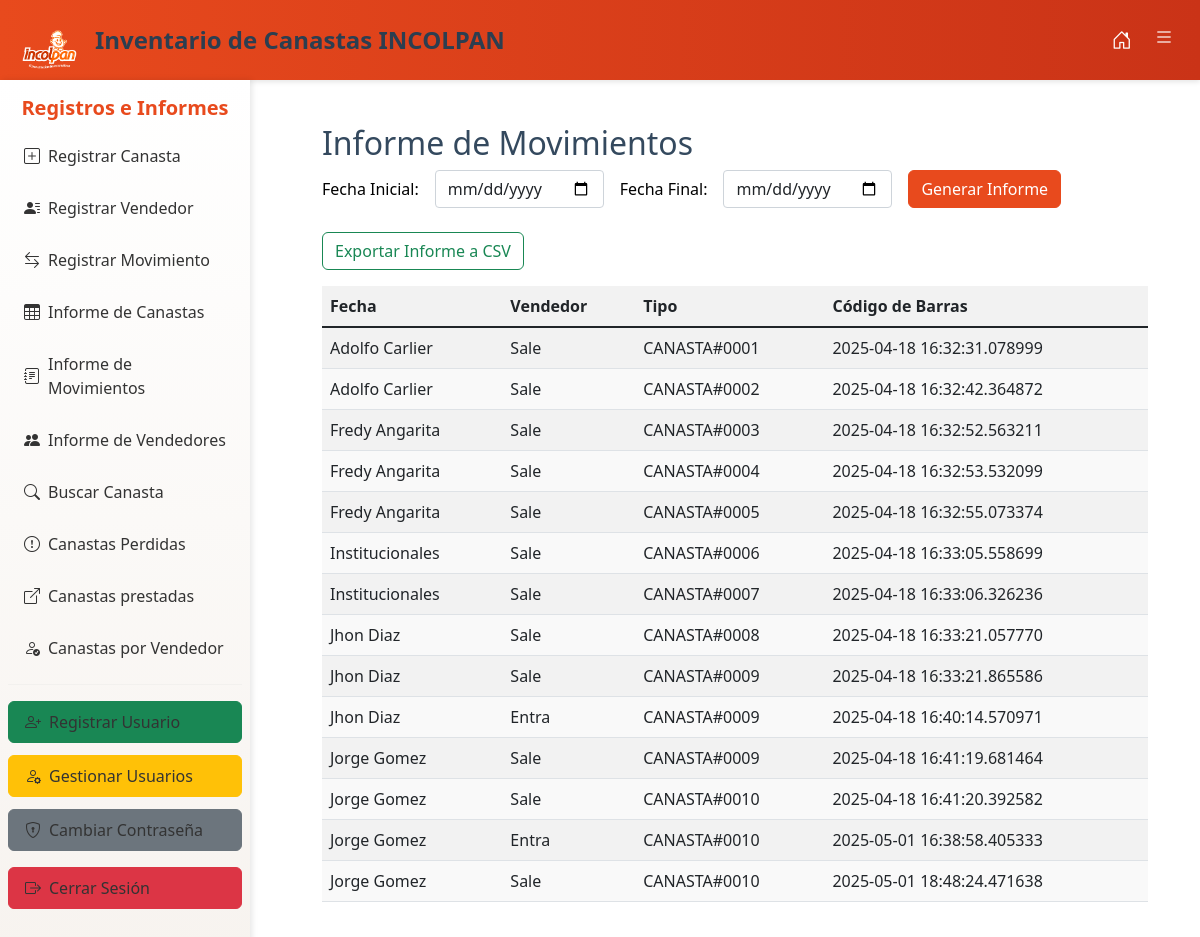
Before: /generar_informe_movimientos (signed in) with the older database file.
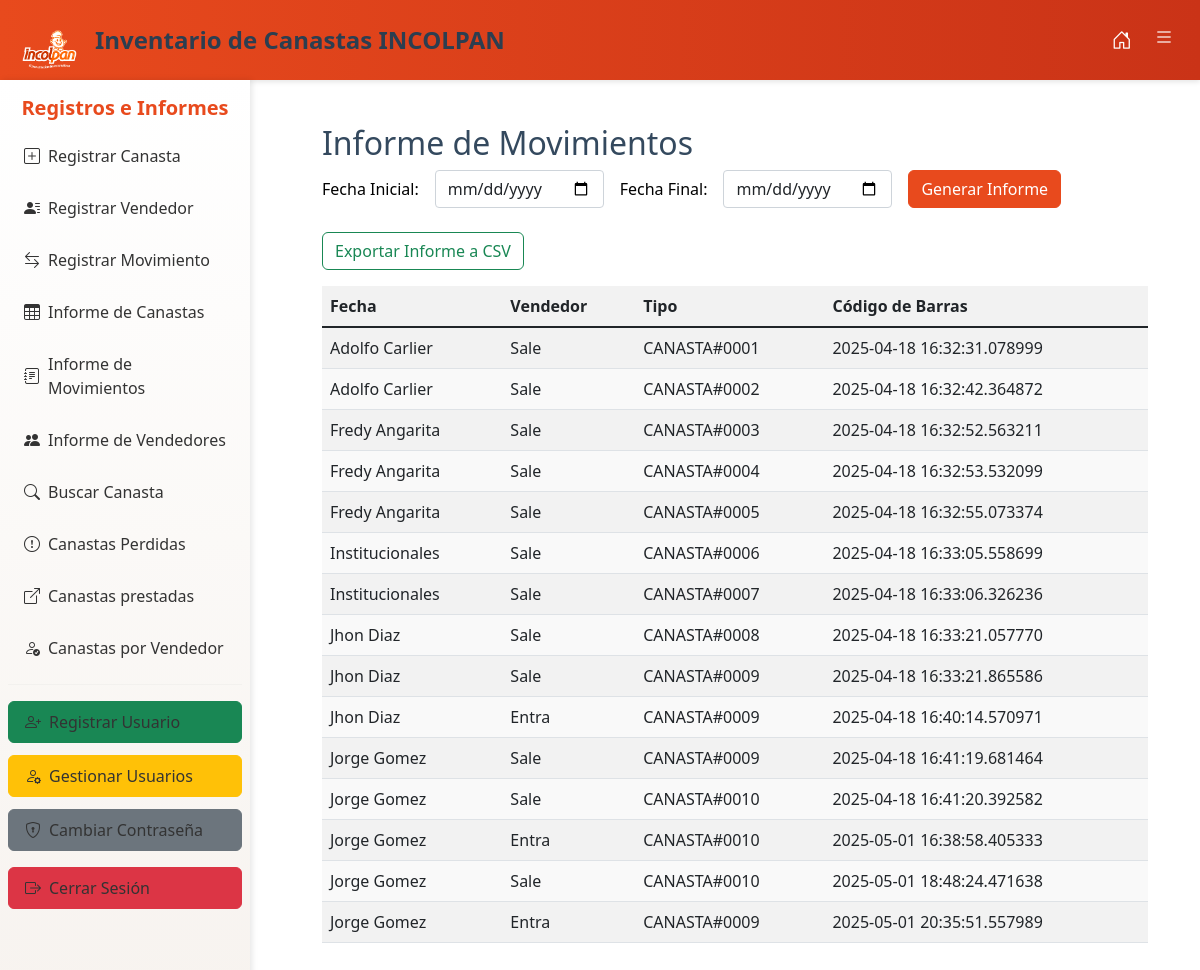
After: the same page with the newer database file.
### tables this page shows
CREATE TABLE movimientos (
    id INTEGER PRIMARY KEY AUTOINCREMENT,
    vendedor_codigo TEXT,
    tipo TEXT,
    codigo_barras TEXT,
    fecha TEXT,
    FOREIGN KEY (vendedor_codigo) REFERENCES vendedores(codigo),
    FOREIGN KEY (codigo_barras) REFERENCES canastas(codigo_barras)
);

CREATE TABLE vendedores (
    codigo TEXT PRIMARY KEY,
    nombre TEXT
);

### app.py (the view)
@app.route('/generar_informe_movimientos')
@login_required
def generar_informe_movimientos():
    conn = obtener_conexion()
    cursor = conn.cursor()
    cursor.execute('''
        SELECT v.nombre, m.tipo, m.codigo_barras, m.fecha
        FROM movimientos m
        JOIN vendedores v ON m.vendedor_codigo = v.codigo
    ''')
    movimientos = cursor.fetchall()
    conn.close()
    return render_template('informe_movimientos.html', movimientos=movimientos)

### app.py (called while the page is built)
def obtener_conexion():
    conn = sqlite3.connect(db_path)
    return conn

def login_required(f):
    @wraps(f)
    def decorated_function(*args, **kwargs):
        if 'user_id' not in session:
            flash('Por favor, inicia sesión para continuar.')
            return redirect(url_for('login'))
        return f(*args, **kwargs)
    return decorated_function

### Templates/informe_movimientos.html (shortened to what this page needs)
{% extends 'base.html' %}
{% block content %}
<div class="container mt-4">
    <h2>Informe de Movimientos</h2>
    <form method="GET" action="{{ url_for('informe_movimientos') }}" class="mb-4">
        <div class="row g-3 align-items-center">
            <div class="col-auto">
                <label for="fecha_inicio" class="col-form-label">Fecha Inicial:</label>
            </div>
            <div class="col-auto">
                <input type="date" id="fecha_inicio" name="fecha_inicio" class="form-control"
                       value="{{ session.get('fecha_inicio') }}" required>
            </div>
            <div class="col-auto">
                <label for="fecha_fin" class="col-form-label">Fecha Final:</label>
            </div>
            <div class="col-auto">
                <input type="date" id="fecha_fin" name="fecha_fin" class="form-control"
                       value="{{ session.get('fecha_fin') }}" required>
            </div>
            <div class="col-auto">
                <button type="submit" class="btn btn-primary">Generar Informe</button>
            </div>
        </div>
    </form>
    <a href="{{ url_for('informe_movimientos', export=True, fecha_inicio=session.get('fecha_inicio'), fecha_fin=session.get('fecha_fin')) }}"
       class="btn btn-outline-success mb-3">
        Exportar Informe a CSV
    </a>
    {% if movimientos %}
        <table class="table table-striped">
            <thead>
                <tr>
                    <th>Fecha</th>
                    <th>Vendedor</th>
                    <th>Tipo</th>
                    <th>Código de Barras</th>
                </tr>
            </thead>
            <tbody>
                {% for movimiento in movimientos %}
                <tr>
                    <td>{{ movimiento[0] }}</td>
                    <td>{{ movimiento[1] }}</td>
                    <td>{{ movimiento[2] }}</td>
                    <td>{{ movimiento[3] }}</td>
                </tr>
                {% endfor %}
            </tbody>
        </table>
    {% else %}
        <p>No se encontraron movimientos en el rango de fechas seleccionado.</p>
    {% endif %}
</div>
{% endblock %}

Changed rows visible on the page:
added movimientos: nombre "Jorge Gomez", tipo "Entra", codigo_barras "CANASTA#0009", fecha "2025-05-01 20:35:51.557989"
